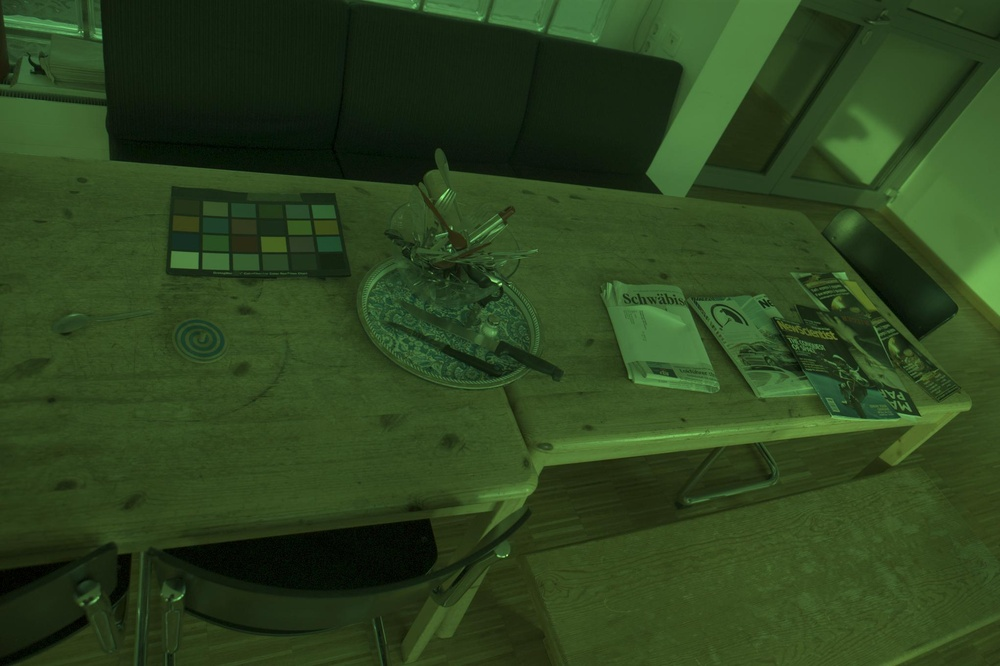
#> input picture Computer Vision/pset2/code/inputs/CC/ex1.jpg, 1000 x 666 px, shrunk from 2041 x 1359 before the run
$ python prob2.py
#> lines starting #> are read from the running program, lines starting #| are printed output that depends on the picture
## Default modules imported. Import more if you need to.

import numpy as np
from skimage.io import imread, imsave


## Fill out these functions yourself

## Take color image, and return 'white balanced' color image
## based on gray world, as described in Problem 2(a). For each
## channel, find the average intensity across all pixels.
##
## Now multiply each channel by multipliers that are inversely
## proportional to these averages, but add upto 3.
def balance2a(img):

    # prevents from changing input image
    img=img.copy()

    # calculate the mean of each color channel individually
    r = img[:,:,0].reshape(-1)
    g = img[:,:,1].reshape(-1)
    b = img[:,:,2].reshape(-1)

    mu_r = np.mean(r)
    mu_g = np.mean(g)
    mu_b = np.mean(b)

    # calculate normalizing constant, c to make the sum of alpha_i = 3
    # alpha_i = c/mu_i
    c = 3/(1/mu_r+1/mu_g+1/mu_b)

    # confirm the sum of alpha_i = 3
    # print(c*(1/mu_r+1/mu_g+1/mu_b))

    # update img color channels by multiplying them individually by their alpha value
    img[:,:,0] = img[:,:,0]*c/mu_r
    img[:,:,1] = img[:,:,1]*c/mu_g
    img[:,:,2] = img[:,:,2]*c/mu_b

    return img


## Take color image, and return 'white balanced' color image
## based on description in Problem 2(b). In each channel, find
## top 10% of the brightest intensities, take their average.
##
## Now multiply each channel by multipliers that are inversely
## proportional to these averages, but add upto 3.
# [42 lines left out: function balance2b, not called in this run]


########################## Support code below

from os.path import normpath as fn # Fixes window/linux path conventions
import warnings
warnings.filterwarnings('ignore')


# Utility functions to clip intensities b/w 0 and 1
# Otherwise imsave complains
def clip(im):
    return np.maximum(0.,np.minimum(1.,im))


############# Main Program
im1 = np.float32(imread(fn('inputs/CC/ex1.jpg')))/255.
im2 = np.float32(imread(fn('inputs/CC/ex2.jpg')))/255.
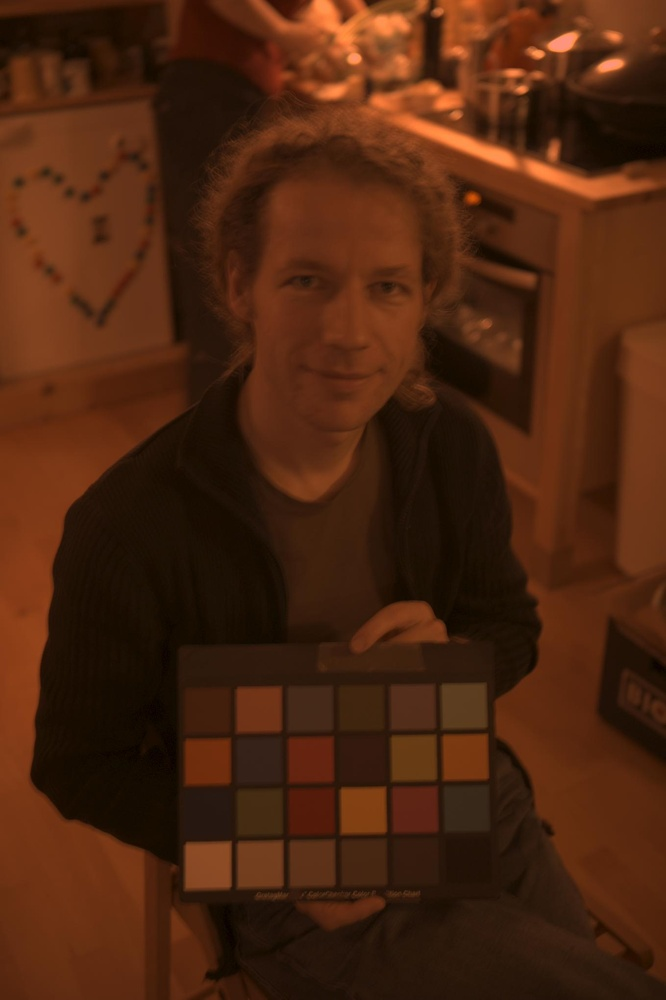
#> input picture Computer Vision/pset2/code/inputs/CC/ex2.jpg, 666 x 1000 px, shrunk from 1359 x 2041 before the run
im3 = np.float32(imread(fn('inputs/CC/ex3.jpg')))/255.
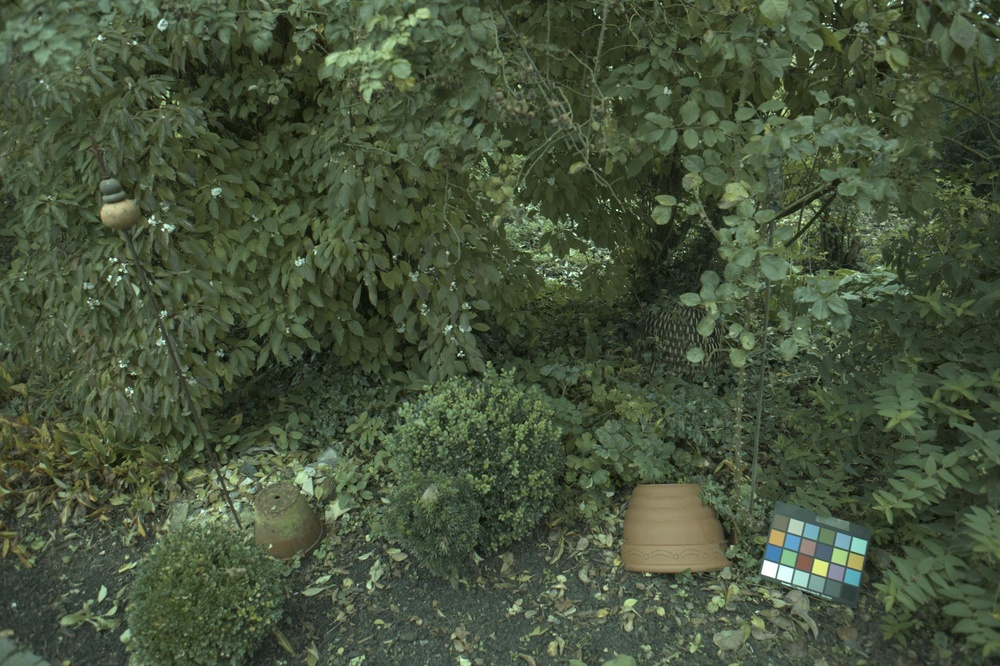
#> input picture Computer Vision/pset2/code/inputs/CC/ex3.jpg, 1000 x 666 px, shrunk from 2041 x 1359 before the run

im1a = balance2a(im1)
#> in balance2a, `mu_r = np.mean(r)`: mu_r = 0.175
#> in balance2a, `mu_g = np.mean(g)`: mu_g = 0.264
#> in balance2a, `mu_b = np.mean(b)`: mu_b = 0.118
#> in balance2a, `c = 3/(1/mu_r+1/mu_g+1/mu_b)`: c = 0.167
#> in balance2a, `img[:,:,1] = img[:,:,1]*c/mu_g`:
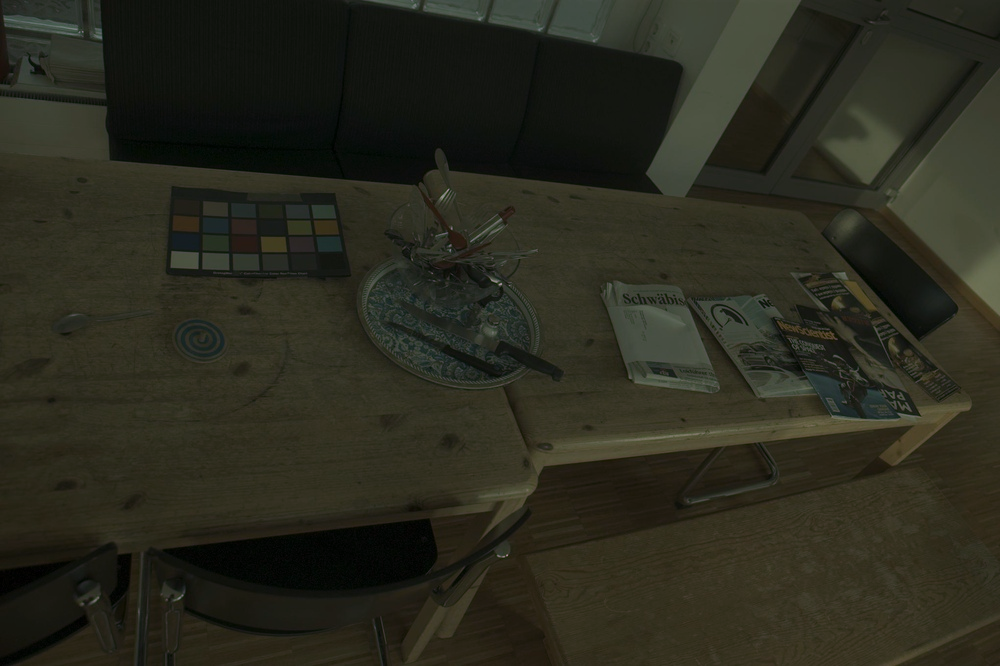
#> img: shape (666, 1000, 3) float32; mean of channels 0, 1, 2 0.167, 0.167, 0.118; drawn as R, G, B
#> in balance2a, `img[:,:,2] = img[:,:,2]*c/mu_b`:
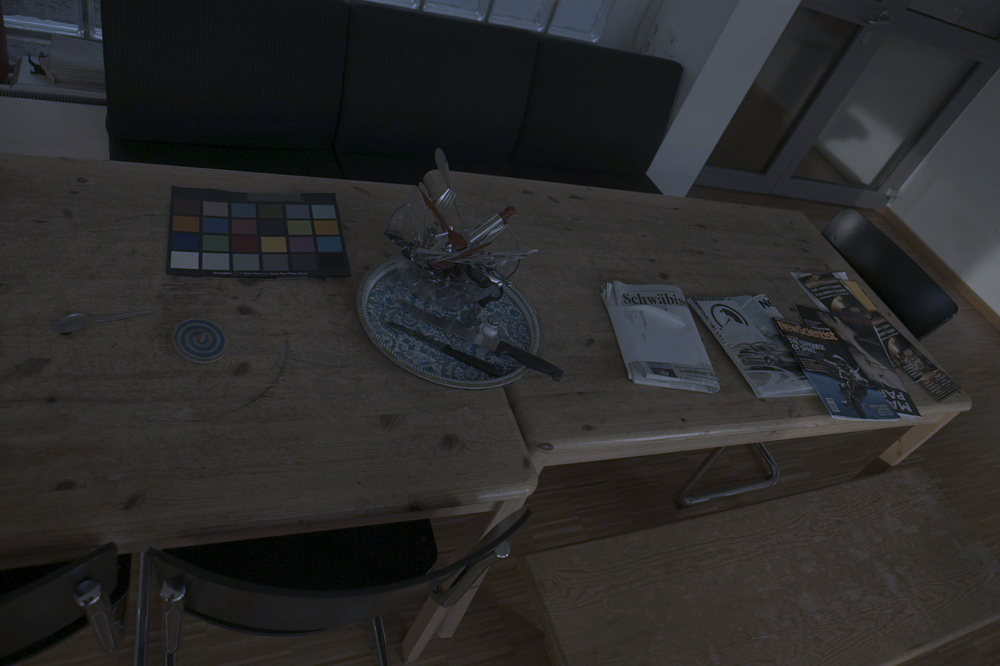
#> img: shape (666, 1000, 3) float32; mean of channels 0, 1, 2 0.167, 0.167, 0.167; drawn as R, G, B
im2a = balance2a(im2)
#> in balance2a (call 2), `mu_r = np.mean(r)`: mu_r = 0.298
#> in balance2a (call 2), `mu_g = np.mean(g)`: mu_g = 0.144
#> in balance2a (call 2), `mu_b = np.mean(b)`: mu_b = 0.0595
#> in balance2a (call 2), `c = 3/(1/mu_r+1/mu_g+1/mu_b)`: c = 0.111
#> in balance2a (call 2), `img[:,:,0] = img[:,:,0]*c/mu_r`:
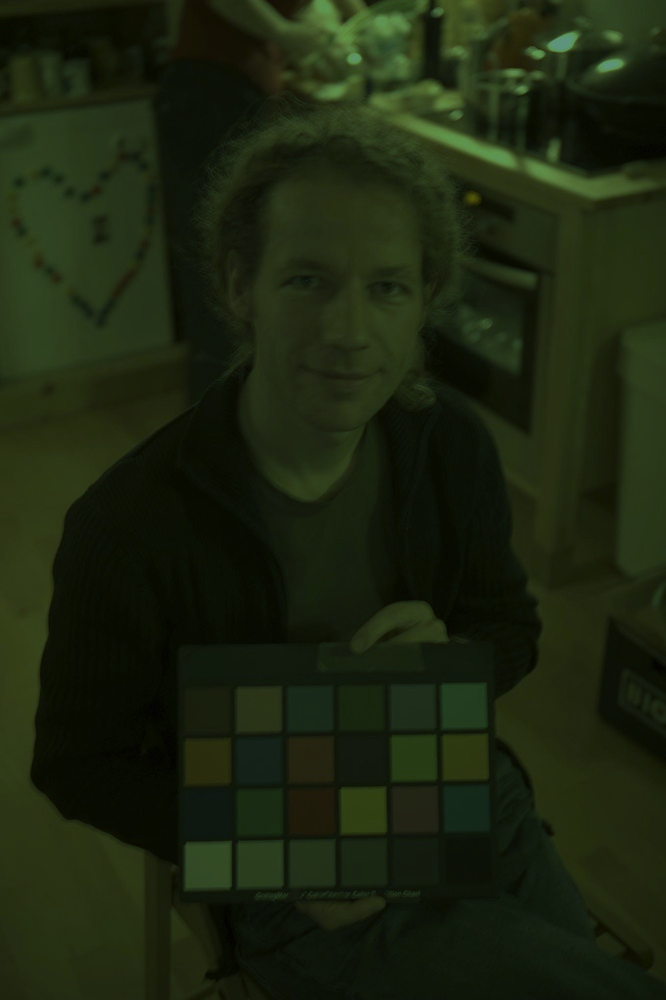
#> img: shape (1000, 666, 3) float32; mean of channels 0, 1, 2 0.111, 0.144, 0.0593; drawn as R, G, B
#> in balance2a (call 2), `img[:,:,2] = img[:,:,2]*c/mu_b`:
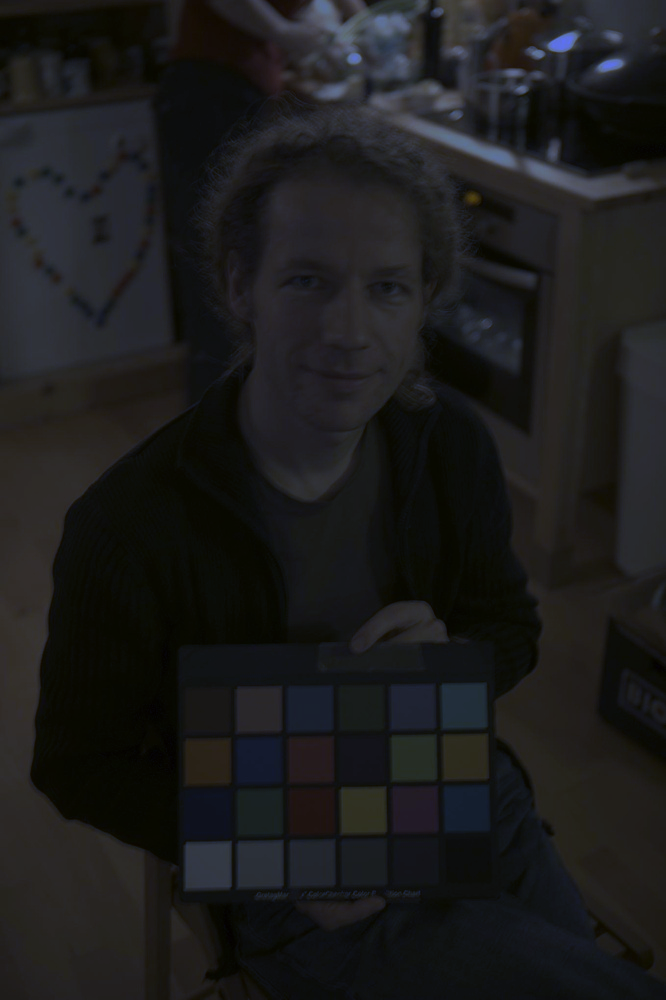
#> img: shape (1000, 666, 3) float32; mean of channels 0, 1, 2 0.111, 0.111, 0.111; drawn as R, G, B
im3a = balance2a(im3)
#> in balance2a (call 3), `mu_r = np.mean(r)`: mu_r = 0.275
#> in balance2a (call 3), `mu_g = np.mean(g)`: mu_g = 0.327
#> in balance2a (call 3), `mu_b = np.mean(b)`: mu_b = 0.233
#> in balance2a (call 3), `c = 3/(1/mu_r+1/mu_g+1/mu_b)`: c = 0.273
#> in balance2a (call 3), `img[:,:,1] = img[:,:,1]*c/mu_g`:
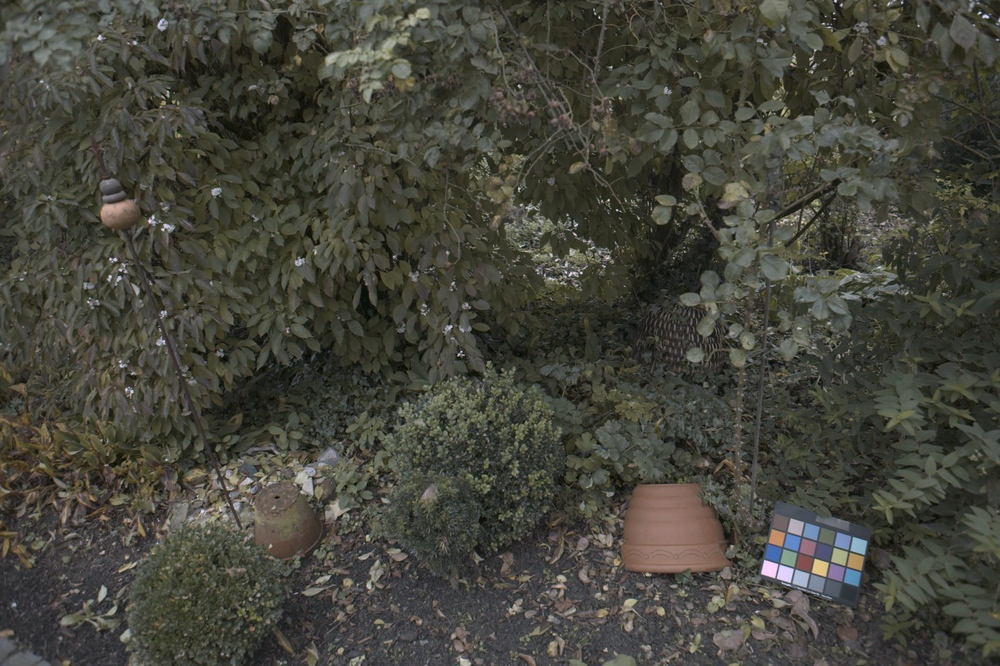
#> img: shape (666, 1000, 3) float32; mean of channels 0, 1, 2 0.273, 0.273, 0.233; drawn as R, G, B

#> (the run stopped early here; a loop or call above may not have finished)
